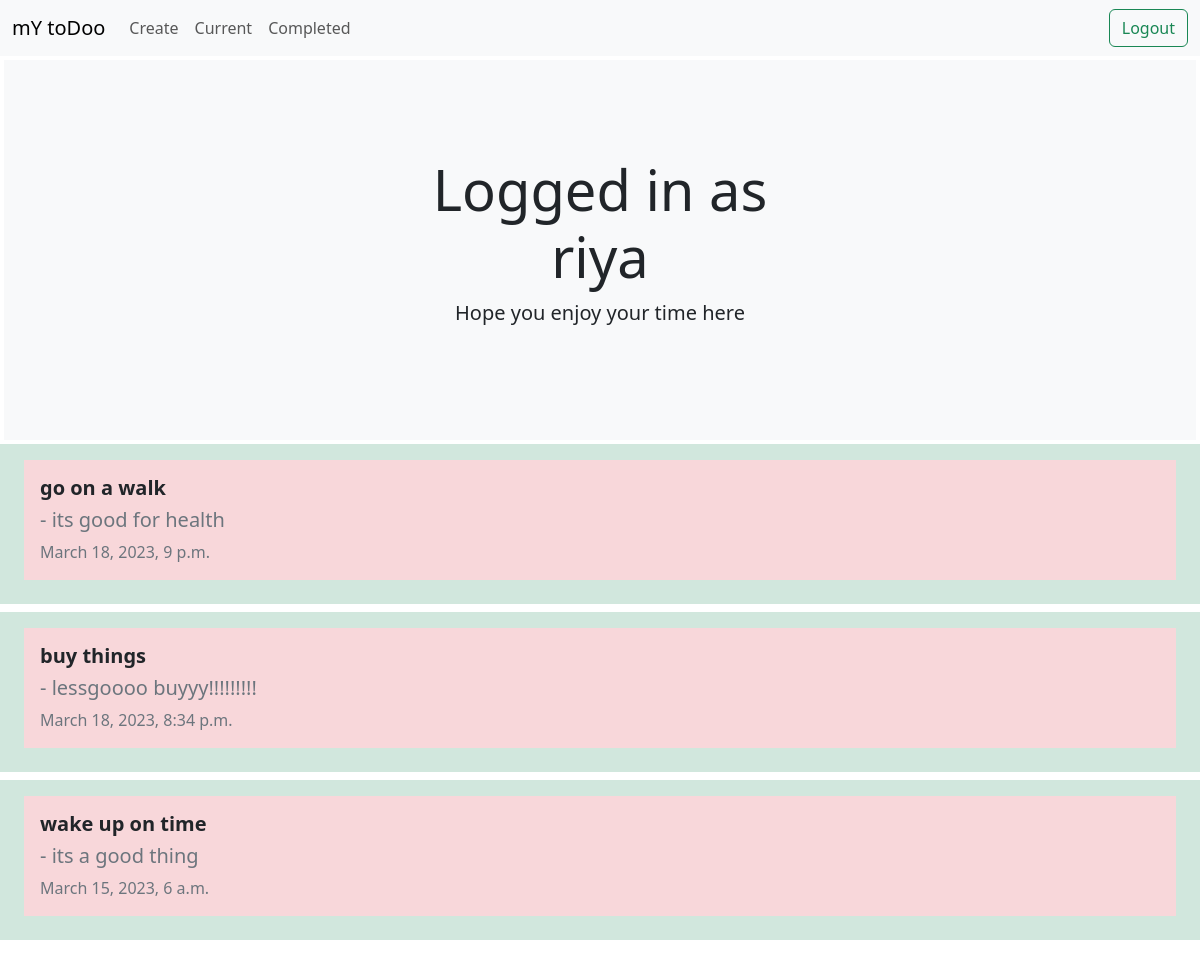
Page /completed/ (signed in) on the earlier database version.
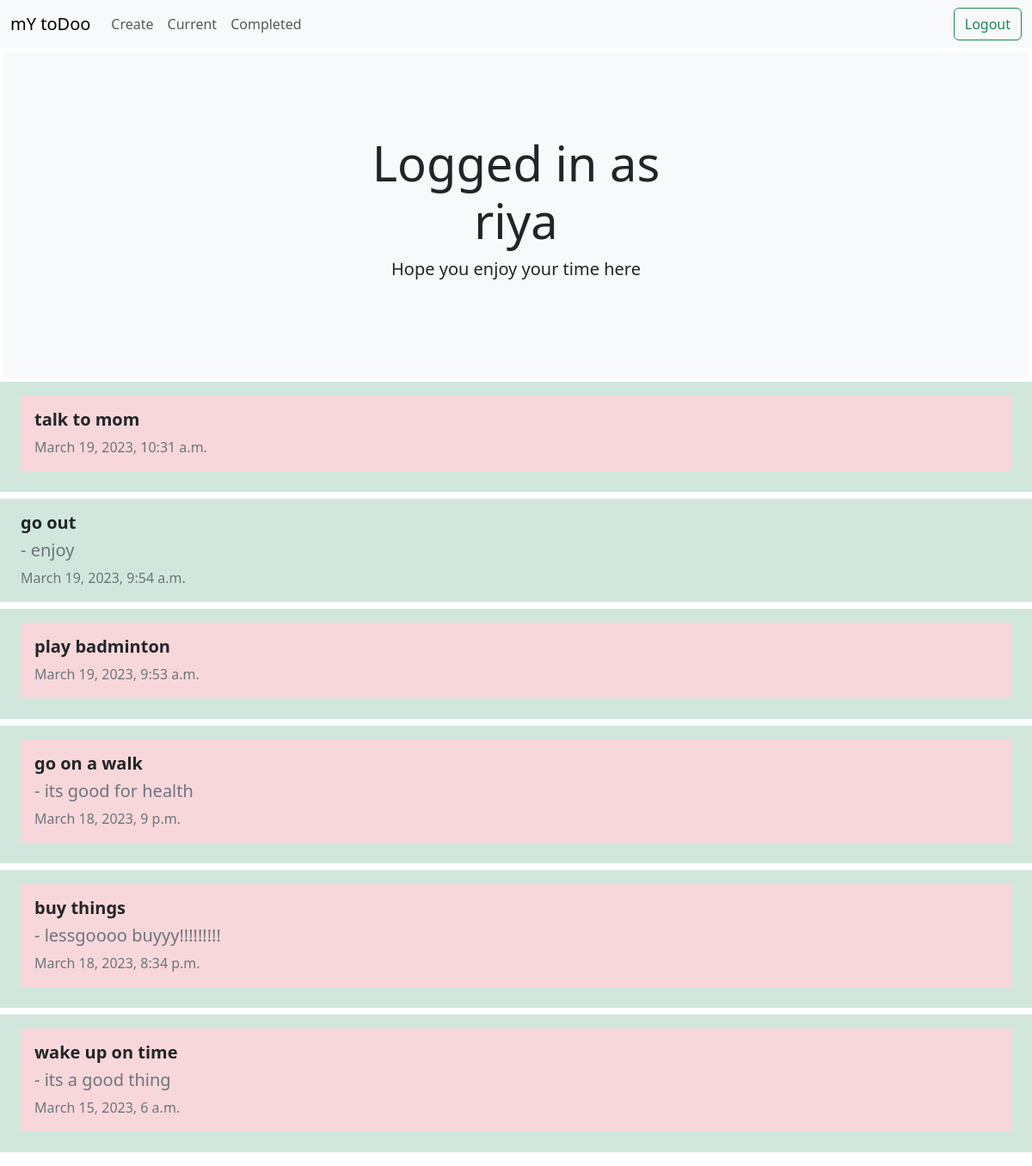
Same page on the later database version.
### todoapp/models.py (models this page shows, shortened)
class Todo(models.Model):
    title = models.CharField(max_length=100)
    memo = models.TextField(blank=True)
    created = models.DateTimeField(auto_now_add=True)
    datecompleted = models.DateTimeField(null= True , blank=True)
    important = models.BooleanField(default=False)
    user = models.ForeignKey(User, on_delete=models.CASCADE)

### todoapp/views.py (the view)
# urls.py: path("completed/",views.completedtodos ,name="completedtodos"),
@login_required
def completedtodos(request):
    todos = Todo.objects.filter(user = request.user, datecompleted__isnull = False).order_by('-datecompleted')
    return render(request,'todoapp/completedtodos.html' , {'todos':todos})

### todoapp/templates/todoapp/completedtodos.html
{% extends 'todoapp/base.html' %}
{% block content %}
<ul class="list-unstyled">
    {% for todo in todos %}
    <div class="p-3 mb-2 bg-success-subtle ">
        <li>
            <a href="{% url 'viewtodo'   todo.id  %} " class="nav-link px-2 link-secondary">
                {% if todo.important %}
                <div class="p-3 mb-2 bg-danger-subtle ">
                    {% endif %}
                    <h5 class="text-dark"><b>{{ todo.title }}</b></h5>
                        {% if todo.memo %} <h5 class=" text-secondary">- {{ todo.memo }}</h5> {% endif %}
                        {{ todo.datecompleted}}
                </div>
            </a>
        </li>
    </div>
    {% endfor %}
</ul>
{% endblock %}

### todoapp/templates/todoapp/base.html (shortened to what this page needs)
<!doctype html>
<html lang="en">
<head>
      <link rel="stylesheet" href="https://stackpath.bootstrapcdn.com/bootstrap/4.4.1/css/bootstrap.min.css">
    <link href="https://cdn.jsdelivr.net/npm/bootstrap@5.3.0-alpha1/dist/css/bootstrap.min.css" rel="stylesheet"
>
</head>
<body>
    {% if user.is_authenticated %}
    <nav class="navbar navbar-expand-lg bg-body-tertiary">
        <div class="container-fluid">
            <a class="navbar-brand" href="#">mY toDoo</a>
            <div class="collapse navbar-collapse" id="navbarSupportedContent">
                <ul class="navbar-nav me-auto mb-2 mb-lg-0">
                    <li class="nav-item">
                        <a class="nav-link " aria-current="page" href="{% url 'createtodo' %}">Create</a>
                    </li>
                    <li class="nav-item">
                        <a class="nav-link" href="{% url 'currenttodos' %}">Current</a>
                    </li>
                    <li class="nav-item">
                        <a class="nav-link" href="{% url 'completedtodos' %}">Completed</a>
                    </li>
                    <li class="nav-item">
                        <a class="nav-link disabled"></a>
                    </li>
                </ul>
                <form action=" {% url 'logoutuser' %} " method="POST">
                    <button class="btn btn-outline-success" type="submit"> Logout </button>
                </form>
            </div>
        </div>
    </nav>
    <div class="position-relative overflow-hidden p-3 p-md-0 m-md-1 text-center bg-light">
        <div class="col-md-5 p-lg-5 mx-auto my-5">
            <h1 class="display-4 fw-normal">Logged in as {{ user.username }}</h1>
            <p class="lead fw-normal">Hope you enjoy your time here</p>
        </div>
    </div>
    {% endif %}
    {% block content %}{% endblock %}
</body>
</html>

Differences in the rows shown:
added Todo: title "talk to mom", datecompleted "March 19, 2023, 10:31 a.m."
added Todo: title "go out", memo "enjoy", datecompleted "March 19, 2023, 9:54 a.m."
added Todo: title "play badminton", datecompleted "March 19, 2023, 9:53 a.m."
